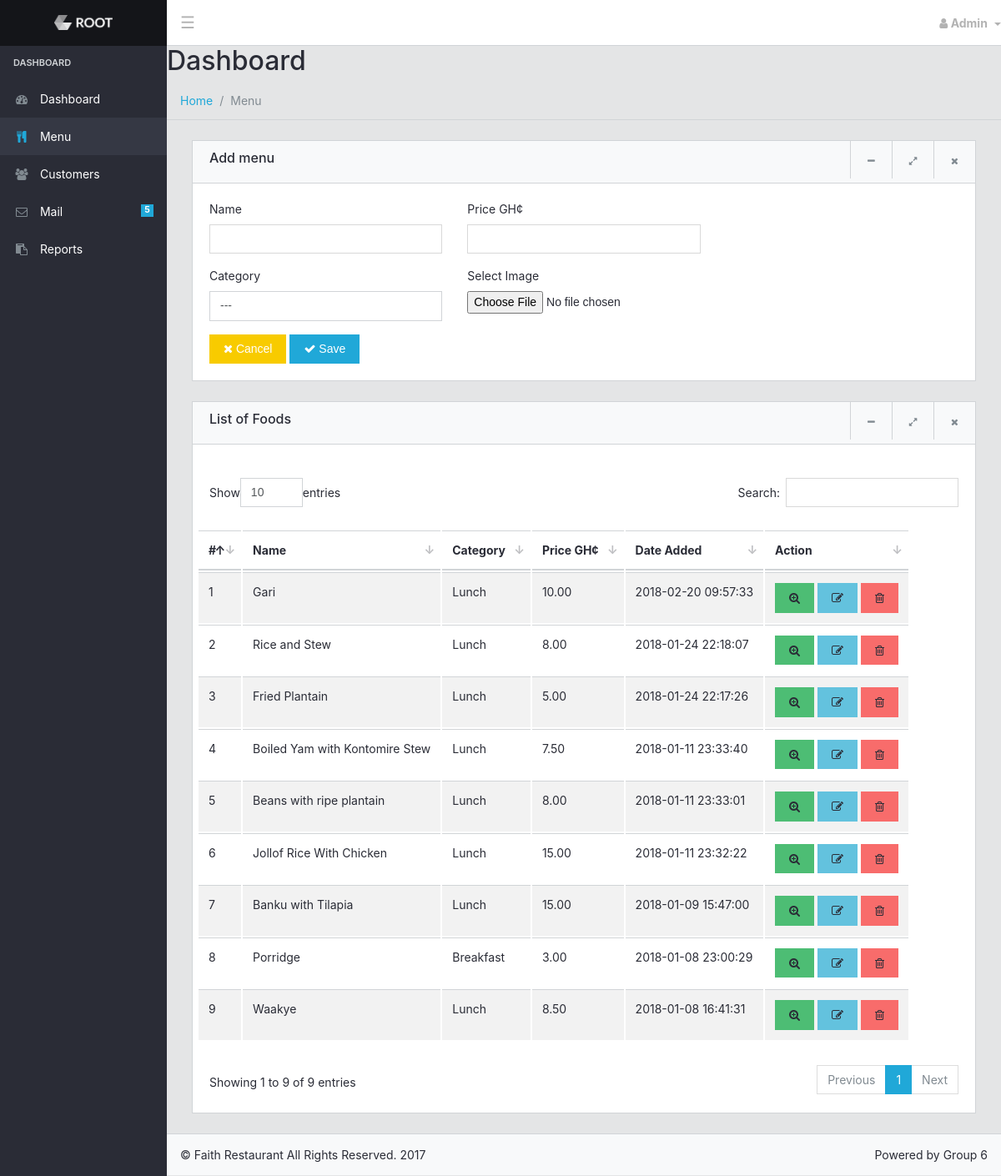
Page /admin/menu.php (signed in) on the committed database.
### tables this page shows
CREATE TABLE `menu` (
  `menu_id` int(11) NOT NULL,
  `menu_name` varchar(100) NOT NULL,
  `menu_img` varchar(60) NOT NULL,
  `menu_category` varchar(30) NOT NULL,
  `menu_price` decimal(10,2) NOT NULL,
  `date_added` timestamp NOT NULL DEFAULT CURRENT_TIMESTAMP
);

### admin/menu.php (the view, shortened to what this page needs)
<?php include "includes/header.php"?>
<main class="main">
    <h2 class="content-header-title">Dashboard</h2>
    <ol class="breadcrumb">
        <li class="breadcrumb-item"><a href="index.php">Home</a></li>
        <li class="breadcrumb-item active">Menu</li>
    </ol>
    <div class="container-fluid">
        <div class="animated fadeIn">
            <div class="row">
                <div class="col-md-12">
                    <div class="card">
                        <div class="card-header">
                            <h6>Add menu</h6>
                            <div class="card-actions">
                                <a href="#" ><small class="text-muted"><i class="fa fa-minus"></i></small></a>
                                <a href="#" data-action="expand"><small class="text-muted"><i class="fa fa-expand"></i></small></a>
                                <a href="#" class="btn-close"><small class="text-muted"><i class="fa fa-times"></i></small></a>
                            </div>
                        </div>
                        <div class="card-block">
                            <form class="form" action="<?php echo htmlspecialchars($_SERVER['PHP_SELF']); ?>" method="post" enctype="multipart/form-data">
                                <div class="row">
                                    <div class="col-md-4">
                                        <div class="form-group">
                                            <label for="name">Name</label>
                                            <input id="name" class="form-control" name="name" required/>
                                        </div>
                                    </div>
                                    <div class="col-md-4">
                                        <div class="form-group">
                                            <label for="price">Price GH¢</label>
                                            <input id="price" class="form-control" name="price" pattern="\d{0,10}\.?\d{0,2}" title="eg. 55.00" required/>
                                        </div>
                                    </div>
                                </div>
                                <div class="row">
                                    <div class="col-md-4">
                                        <div class="form-group">
                                            <label for="category">Category</label>
                                            <select id="category" name="category" class="form-control">
                                                <option value="0">---</option>
                                            </select>
                                        </div>
                                    </div>
                                    <div class="col-md-4">
                                        <div class="form-group">
                                            <label>Select Image</label>
                                            <label id="" class="file center-block">
                                                <input type="file" id="file" name="image" required/>
                                            </label>
                                        </div>
                                    </div>
                                </div>
                                <div class="form-actions">
                                    <button type="reset" class="btn btn-warning">
                                        <i class="fa fa-times"></i> Cancel
                                    </button>
                                    <button name="menusubmit" class="btn btn-primary">
                                        <i class="fa fa-check"></i> Save
                                    </button>
                                </div>
                            </form>
                        </div>
                    </div>
                </div>
            </div>
        </div>
        <div class="animated fadeIn">
            <div class="row">
                <div class="col-md-12">
                    <div class="card">
                        <div class="card-header">
                            <h6>List of Foods</h6>
                            <div class="card-actions">
                                <a href=""><small class="text-muted"><i class="fa fa-minus"></i></small></a>
                                <a href=""><small class="text-muted"><i class="fa fa-expand"></i></small></a>
                                <a href="" class="btn-close"><small class="text-muted"><i class="fa fa-times"></i></small></a>
                            </div>
                        </div>
                        <div class="card-block">
                            <table class="table table-striped table-hover dataTable">
                                <thead>
                                <tr>
                                    <th>#</th>
                                    <th>Name</th>
                                    <th>Category</th>
                                    <th>Price GH¢</th>
                                    <th>Date Added</th>
                                    <th>Action</th>
                                </tr>
                                </thead>
                                <tbody>
                                <?php
                                global $connect;
                                $sql = "SELECT * FROM menu ORDER BY menu_id DESC ";
                                $result = $connect->query($sql);
                                $i = 1;
                                while ($row = $result->fetch_array()) {
                                    $mid = $row['menu_id'];
                                    $mname = $row['menu_name'];
                                    $mcat = $row['menu_category'];
                                    $mprice = $row['menu_price'];
                                    $mdate = $row['date_added'];
                                    ?>
                                    <tr>
                                        <td><?php echo $i; ?></td>
                                        <td><?php echo $mname ?></td>
                                        <td><?php echo $mcat; ?></td>
                                        <td><?php echo $mprice ?></td>
                                        <td><?php echo $mdate ?></td>
                                        <td>
                                            <a class="btn btn-success" data-toggle="modal"
                                               data-target="#detailModal<?php echo $mid; ?>">
                                                <i class="fa fa-search-plus"></i>
                                            </a>
                                            <a class="btn btn-info" data-toggle="modal"
                                               data-target="#editModal<?php echo $mid; ?>">
                                                <i class="fa fa-edit "></i>
                                            </a>
                                            <a class="btn btn-danger" data-toggle="modal"
                                               data-target="#deleteModal<?php echo $mid; ?>">
                                                <i class="fa fa-trash-o "></i>
                                            </a>
                                        </td>
                                    </tr>
                                    <?php
                                    $i++;
                                }
                                ?>
                                </tbody>
                            </table>
                        </div>
                    </div>
                </div>
            </div>
        </div>
    <?php
    global $connect;
    $sql = "SELECT * FROM menu";
    $result = $connect->query($sql);
    while ($row = $result->fetch_array()) {
    ?>
        </div>
        <?php
        }
        ?>
<?php include "includes/footer.php"; ?>

### rows in the picture
menu: menu_name "Gari", menu_category "Lunch", menu_price "10.00", date_added "2018-02-20 09:57:33"
menu: menu_name "Rice and Stew", menu_category "Lunch", menu_price "8.00", date_added "2018-01-24 22:18:07"
menu: menu_name "Fried Plantain", menu_category "Lunch", menu_price "5.00", date_added "2018-01-24 22:17:26"
menu: menu_name "Boiled Yam with Kontomire Stew", menu_category "Lunch", menu_price "7.50", date_added "2018-01-11 23:33:40"
menu: menu_name "Beans with ripe plantain", menu_category "Lunch", menu_price "8.00", date_added "2018-01-11 23:33:01"
menu: menu_name "Jollof Rice With Chicken", menu_category "Lunch", menu_price "15.00", date_added "2018-01-11 23:32:22"
menu: menu_name "Banku with Tilapia", menu_category "Lunch", menu_price "15.00", date_added "2018-01-09 15:47:00"
menu: menu_name "Porridge", menu_category "Breakfast", menu_price "3.00", date_added "2018-01-08 23:00:29"
menu: menu_name "Waakye", menu_category "Lunch", menu_price "8.50", date_added "2018-01-08 16:41:31"

### other values in the picture
$countMail "5"
